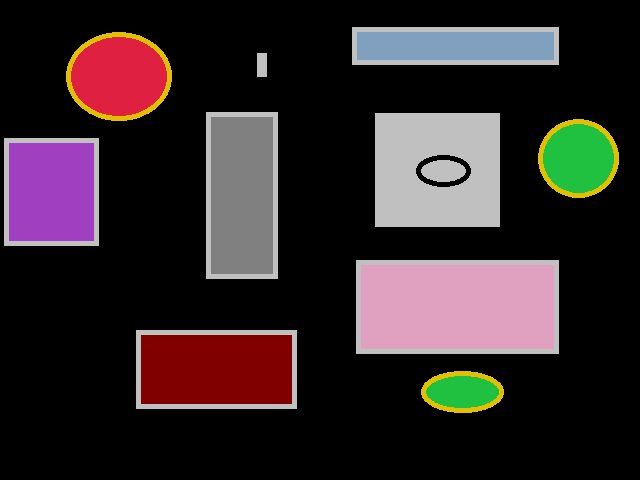
//> input picture Otsu/pattern.bmp, 640 x 480 px
$ ./Otsu   (built with g++ and OpenCV 4)
//> lines starting //> are read from the running program, lines starting //| are printed output that depends on the picture; after the words box and inside, x2 and y2 are one past the last pixel; in counts of white or black regions, pixels touching at a corner belong together
#include <opencv2/highgui/highgui.hpp>
#include <opencv2/imgproc/imgproc.hpp>
#include <opencv2\core\core.hpp>
#include <iostream>
#include <string>
#include <list>
#include <vector>
#include <map>
#include <stack>


void Binarization(cv::Mat binar, cv::Mat binarout,int x)
{
	for (int r = 1; r < binar.rows - 1; r++)
	{
		for (int c = 1; c < binar.cols - 1; c++)
		{
			if (binar.at<unsigned char>(r, c) >= x)
			{
				binarout.at<unsigned char>(r, c) = 255;
			}
			else if (binar.at<unsigned char>(r, c)< x)
			{
				binarout.at<unsigned char>(r, c) = 0;
			}
		}
	}
}
void hist(cv::Mat image, int histogram[])
{


	for (int i = 0; i < 256; i++)
	{
		histogram[i] = 0;
	}


	for (int y = 0; y < image.rows; y++)
	for (int x = 0; x < image.cols; x++)
		histogram[(int)image.at<uchar>(y, x)]++;

}
void icvprCcaByTwoPass(const cv::Mat& _binImg, cv::Mat& _lableImg)
{
	// connected component analysis (4-component)
	// use two-pass algorithm
	// 1. first pass: label each foreground pixel with a label
	// 2. second pass: visit each labeled pixel and merge neighbor labels
	//
	//foreground pixel: _binImg(x,y) = 1
	//background pixel: _binImg(x,y) = 0


	if (_binImg.empty() ||
		_binImg.type() != CV_8UC1)
	{
		return;
	}

	// 1. first pass

	_lableImg.release();
	_binImg.convertTo(_lableImg, CV_32SC1);

	int label = 1;  // start by 2
	std::vector<int> labelSet;
	labelSet.push_back(0);   // background: 0
	labelSet.push_back(1);   // foreground: 1

	int rows = _binImg.rows - 1;
	int cols = _binImg.cols - 1;
	for (int i = 1; i < rows; i++)
	{
		int* data_preRow = _lableImg.ptr<int>(i - 1);
		int* data_curRow = _lableImg.ptr<int>(i);
		for (int j = 1; j < cols; j++)
		{
			if (data_curRow[j] == 255)
			{
				std::vector<int> neighborLabels;
				neighborLabels.reserve(2);
				int leftPixel = data_curRow[j - 1];
				int upPixel = data_preRow[j];
				if (leftPixel > 1)
				{
					neighborLabels.push_back(leftPixel);
				}
				if (upPixel > 1)
				{
					neighborLabels.push_back(upPixel);
				}

				if (neighborLabels.empty())
				{
					labelSet.push_back(++label);  // assign to a new label
					data_curRow[j] = label;
					labelSet[label] = label;
				}
				else
				{
					std::sort(neighborLabels.begin(), neighborLabels.end());
					int smallestLabel = neighborLabels[0];
					data_curRow[j] = smallestLabel;

					// save equivalence
					for (size_t k = 1; k < neighborLabels.size(); k++)
					{
						int tempLabel = neighborLabels[k];
						int& oldSmallestLabel = labelSet[tempLabel];
						if (oldSmallestLabel > smallestLabel)
						{
							labelSet[oldSmallestLabel] = smallestLabel;
							oldSmallestLabel = smallestLabel;
						}
						else if (oldSmallestLabel < smallestLabel)
						{
							labelSet[smallestLabel] = oldSmallestLabel;
						}
					}
				}
			}
		}
	}

	// update equivalent labels
	// assigned with the smallest label in each equivalent label set
	for (size_t i = 2; i < labelSet.size(); i++)
	{
		int curLabel = labelSet[i];
		int preLabel = labelSet[curLabel];
		while (preLabel != curLabel)
		{
			curLabel = preLabel;
			preLabel = labelSet[preLabel];
		}
		labelSet[i] = curLabel;
	}


	// 2. second pass
	for (int i = 0; i < rows; i++)
	{
		int* data = _lableImg.ptr<int>(i);
		for (int j = 0; j < cols; j++)
		{
			int& pixelLabel = data[j];
			pixelLabel = labelSet[pixelLabel];
		}
	}
}
// [67 lines left out: function icvprCcaBySeedFill, not called in this run]
cv::Scalar icvprGetRandomColor()
{
	uchar r = 255 * (rand() / (1.0 + RAND_MAX));
	uchar g = 255 * (rand() / (1.0 + RAND_MAX));
	uchar b = 255 * (rand() / (1.0 + RAND_MAX));
	return cv::Scalar(b, g, r);
}

void icvprLabelColor(const cv::Mat& _labelImg, cv::Mat& _colorLabelImg)
{
	if (_labelImg.empty() ||
		_labelImg.type() != CV_32SC1)
	{
		return;
	}

	std::map<int, cv::Scalar> colors;

	int rows = _labelImg.rows;
	int cols = _labelImg.cols;

	_colorLabelImg.release();
	_colorLabelImg.create(rows, cols, CV_8UC3);
	_colorLabelImg = cv::Scalar::all(0);

	for (int i = 0; i < rows; i++)
	{
		const int* data_src = (int*)_labelImg.ptr<int>(i);
		uchar* data_dst = _colorLabelImg.ptr<uchar>(i);
		for (int j = 0; j < cols; j++)
		{
			int pixelValue = data_src[j];
			if (pixelValue > 1)
			{
				if (colors.count(pixelValue) <= 0)
				{
					colors[pixelValue] = icvprGetRandomColor();
				}
				cv::Scalar color = colors[pixelValue];
				*data_dst++ = color[0];
				*data_dst++ = color[1];
				*data_dst++ = color[2];
			}
			else
			{
				data_dst++;
				data_dst++;
				data_dst++;
			}
		}
	}
}
int main(void)
{
	//讀圖
	cv::Mat Img = cv::imread("pattern.bmp", cv::IMREAD_GRAYSCALE);
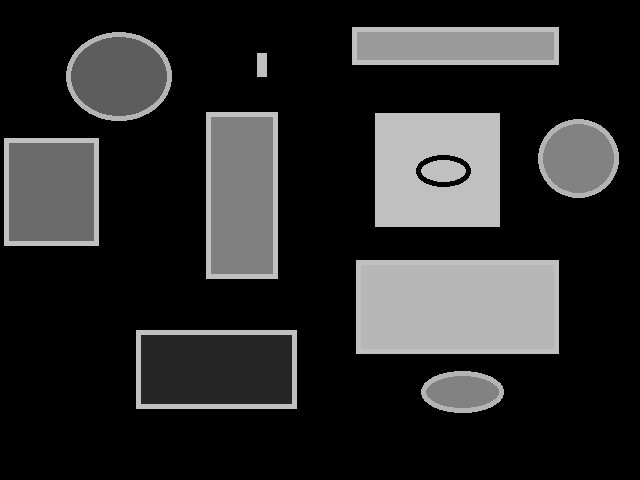
//> Img: 480 rows x 640 cols, CV_8UC1; min 0, max 192, mean 43

	// 防止找不到圖
	if (Img.empty())
	{
		std::cout << "Not Found!" << std::endl;
		exit(EXIT_FAILURE);
	}

	cv::Mat ColorConnected = cv::Mat::zeros(Img.rows, Img.cols, CV_8UC1);
	cv::Mat Connected = cv::Mat::zeros(Img.rows, Img.cols, CV_8UC1);
	cv::Mat Otsu = cv::Mat::zeros(Img.rows, Img.cols, CV_8UC1);
	cv::Mat pixel = cv::Mat::zeros(Img.rows, Img.cols, CV_8UC1);

	int histogram[256];
	float hist_val[256];
	float prbn = 0.0;
	float meanitr = 0.0;
	float meanglb = 0.0;
	int OPT_THRESH_VAL = 0;
	float param1 = 0.0;
	float param2 = 0.0;
	double param3 = 0.0;
	int h = Img.rows;
//> h = 480
	int w = Img.cols;
//> w = 640

	    //histogram
		hist(Img, histogram);
//> histogram = 256 values, max 216226 at index 0, min 0 at index 1, mean 1200
		//Normalise histogram values and calculate global mean level
		for (int i = 0; i < 256; ++i)
		{
			hist_val[i] = histogram[i] / (float)(w * h);
			meanglb += ((float)i * hist_val[i]);
		}
//> this loop made 256 passes
//> meanglb on passes 1 to 3: 0, 0, 0
//> after the loop, hist_val = 256 values, max 0.704 at index 0, min 0 at index 1, mean 0.00391; meanglb = 42.95

		//Otsu algorithm
		for (int i = 0; i < 255; i++)
		{
			prbn += (float)hist_val[i];
			meanitr += ((float)i * hist_val[i]);

			param1 = (float)((meanglb * prbn) - meanitr);
			param2 = (float)(param1 * param1) / (float)(prbn * (1.0f - prbn));

			if (param2 > param3)
			{
				param3 = param2;
				OPT_THRESH_VAL = i;
			}
		}
//> this loop made 255 passes
//> (prbn, meanitr, param1, param2, param3) on passes 1, 39: (0.704, 0, 30.23, 4384.8, 4384.8), (0.738, 1.29, 30.4, 4776.9, 4776.9)
//> (prbn, meanitr, param1, param2) on passes 2 to 7: (0.704, 0, 30.23, 4384.8), (0.704, 0, 30.23, 4384.8), (0.704, 0, 30.23, 4384.8), (0.704, 0, 30.23, 4384.8), (0.704, 0, 30.23, 4384.8), (0.704, 0, 30.23, 4384.8)
//> after the loop, prbn = 1; meanitr = 42.95; param3 = 4776.9; OPT_THRESH_VAL = 38

		Binarization(Img, Otsu, OPT_THRESH_VAL);
//> after the loop in Binarization, `for (int r = 1; r < binar.rows - 1; r++)`:
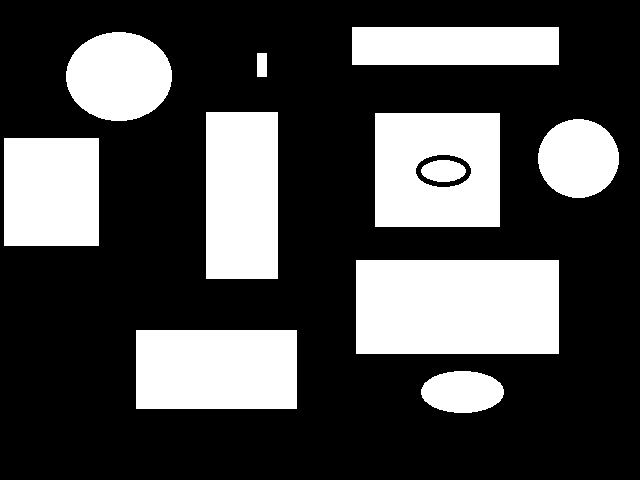
//> binarout: 480 rows x 640 cols, CV_8UC1; 29.6% white; 11 white regions, largest, box (x1, y1, x2, y2) and area: (356, 260, 559, 354) 19082, (375, 113, 500, 227) 12861, (136, 330, 297, 409) 12719
		//cv::threshold(Img, Otsu, 0, 255, CV_THRESH_OTSU);
		//cv::threshold(Img, Otsu, 50, 1, CV_THRESH_OTSU);

		icvprCcaByTwoPass(Otsu, Connected);
//> the loop in icvprCcaByTwoPass, `for (int i = 1; i < rows; i++)` made 478 passes
//> label on passes 1 to 3: 1, 1, 1
//> after the loop in icvprCcaByTwoPass, `for (int i = 1; i < rows; i++)`:
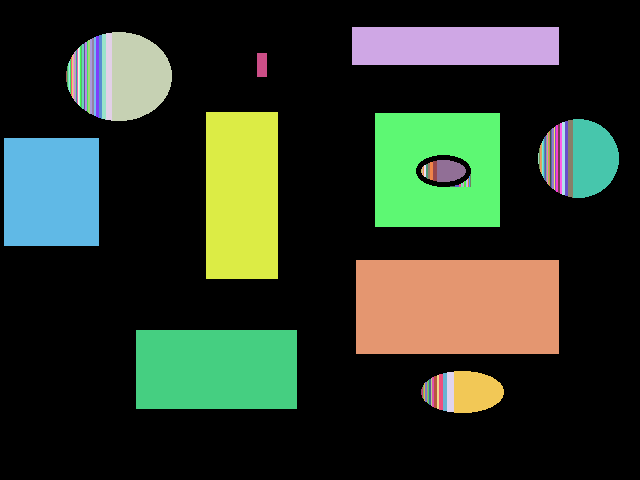
//> _lableImg: 480 rows x 640 cols, CV_32SC1; 97 distinct labels, from 0 to 97; one colour per label, 0 black
//> after the loop in icvprCcaByTwoPass, `for (int i = 1; i < rows; i++)`: labelSet = 98 values, max 96 at index 97, min 0 at index 0, mean 43.23; label = 97
//> the loop in icvprCcaByTwoPass, `for (size_t i = 2; i < labelSet.size(); i++)` made 96 passes
//> (curLabel, preLabel) on passes 1 to 12: (2, 2), (3, 3), (3, 3), (3, 3), (3, 3), (3, 3), (3, 3), (3, 3), (3, 3), (3, 3), (3, 3), (3, 3)
//> after the loop in icvprCcaByTwoPass, `for (size_t i = 2; i < labelSet.size(); i++)`: labelSet = 98 values, max 82 at index 82, min 0 at index 0, mean 35.32
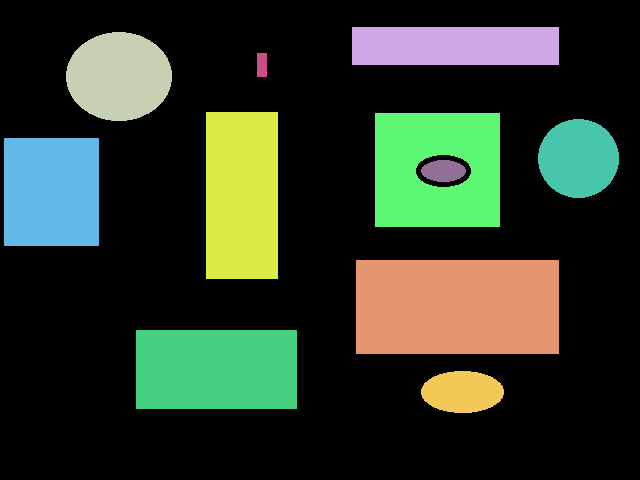
//> Connected: 480 rows x 640 cols, CV_32SC1; 12 distinct labels, from 0 to 82; one colour per label, 0 black
		//icvprCcaBySeedFill(Otsu, Connected);
		icvprLabelColor(Connected, ColorConnected);
//> after the loop in icvprLabelColor, `for (int i = 0; i < rows; i++)`:
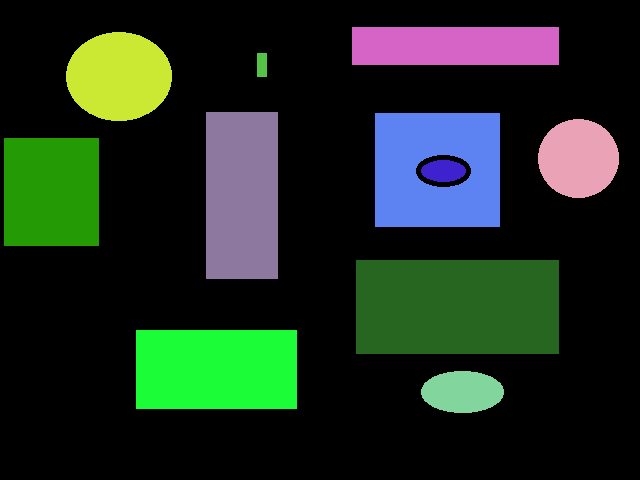
//> _colorLabelImg: 480 rows x 640 cols, CV_8UC3; mean B, G, R 32.1, 45.1, 29.7
//> after the loop in icvprLabelColor, `for (int i = 0; i < rows; i++)`: colors = 11 items

		cv::Mat grayImg;
		Connected *= 10;
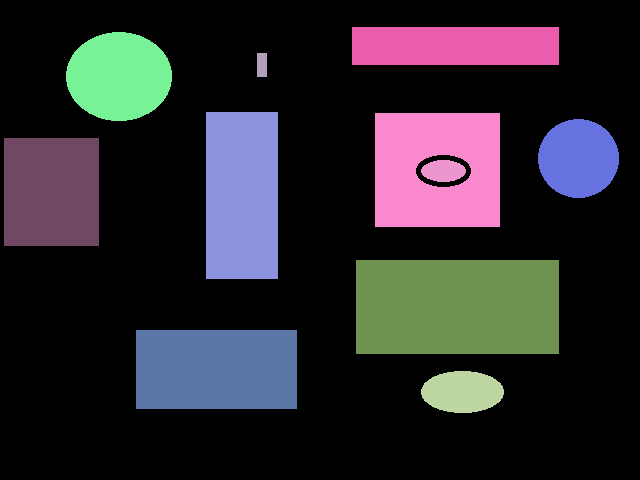
//> Connected: 480 rows x 640 cols, CV_32SC1; 12 distinct labels, from 0 to 820; one colour per label, 0 black
		Connected.convertTo(grayImg, CV_8UC1);
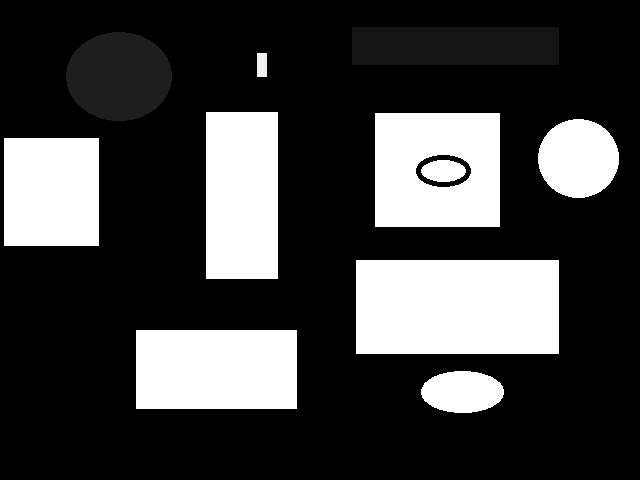
//> grayImg: 480 rows x 640 cols, CV_8UC1; min 0, max 255, mean 64.1
		cv::imshow("labelImg", grayImg);


		cv::imshow("Img",Img);
		cv::imshow("Otsu",Otsu);
		cv::imshow("Connected", Connected);
		cv::imshow("ColorConnected", ColorConnected);

    cv::waitKey(0);
	return 0;
}

$ run again, with Otsu/test.bmp copied over Otsu/pattern.bmp
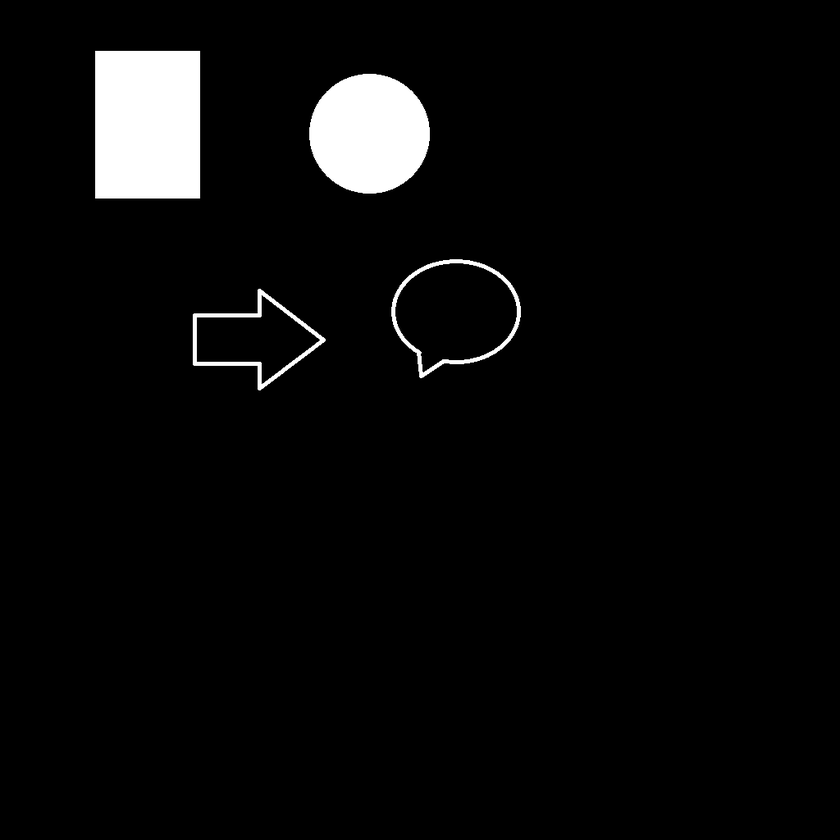
//> input picture Otsu/test.bmp, 840 x 840 px, shrunk from 1024 x 1024 before the run
//> Img is the input picture: 840 rows x 840 cols, CV_8UC1; min 0, max 255, mean 10.8
//> histogram = 256 values, max 672030 at index 0, min 1 at index 69, mean 2756.2
//> the loop `for (int i = 0; i < 256; ++i)` made 256 passes
//> meanglb on passes 1 to 3: 0, 0.000838, 0.00202
//> after the loop `for (int i = 0; i < 256; ++i)`: hist_val = 256 values, max 0.952 at index 0, min 1.42e-06 at index 69, mean 0.00391; meanglb = 10.83
//> the loop `for (int i = 0; i < 255; i++)` made 255 passes
//> (prbn, meanitr, param1, param2, param3) on passes 1 to 8: (0.952, 0, 10.32, 2348.9, 2348.9), (0.953, 0.000838, 10.33, 2392.7, 2392.7), (0.954, 0.00202, 10.33, 2424.4, 2424.4), (0.954, 0.00367, 10.33, 2454.2, 2454.2), (0.955, 0.00485, 10.34, 2470.3, 2470.3), (0.955, 0.00631, 10.34, 2486.4, 2486.4), (0.956, 0.00981, 10.34, 2518.9, 2518.9), (0.956, 0.0106, 10.34, 2525.4, 2525.4)
//> after the loop `for (int i = 0; i < 255; i++)`: prbn = 0.962; meanitr = 1.12; param3 = 2585.5; OPT_THRESH_VAL = 125
//> the loop in icvprCcaByTwoPass, `for (int i = 1; i < rows; i++)` made 838 passes
//> label on passes 1 to 3: 1, 1, 1
//> after the loop in icvprCcaByTwoPass, `for (int i = 1; i < rows; i++)`:
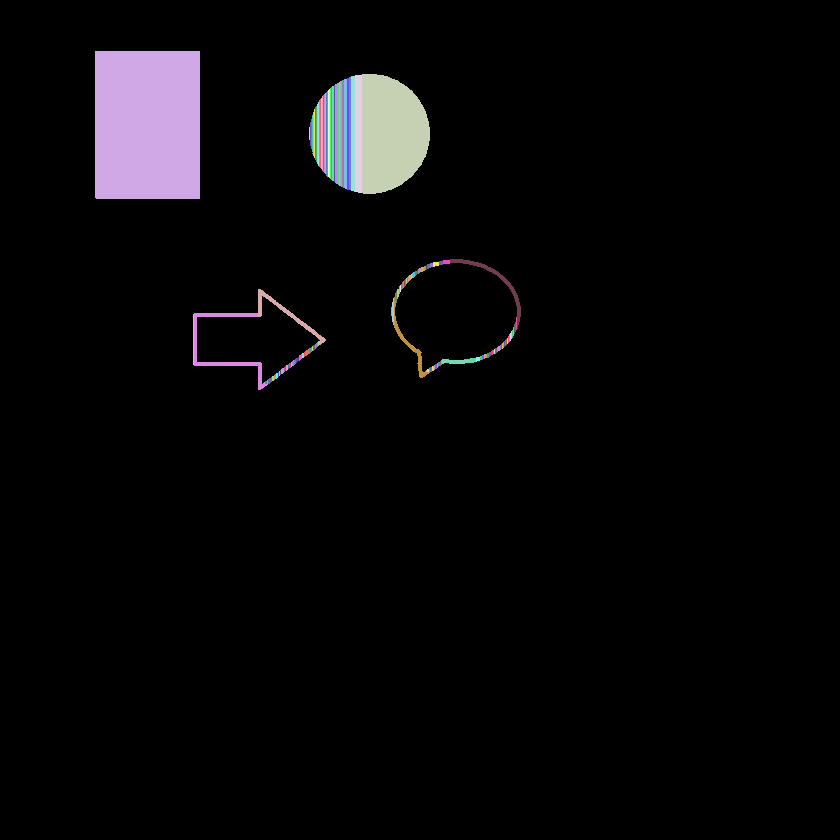
//> _lableImg: 840 rows x 840 cols, CV_32SC1; 163 distinct labels, from 0 to 163; one colour per label, 0 black
//> after the loop in icvprCcaByTwoPass, `for (int i = 1; i < rows; i++)`: labelSet = 164 values, max 158 at index 159, min 0 at index 0, mean 75.41; label = 163
//> the loop in icvprCcaByTwoPass, `for (size_t i = 2; i < labelSet.size(); i++)` made 162 passes
//> (curLabel, preLabel) on passes 1 to 3: (2, 2), (3, 3), (3, 3)
//> `Connected.convertTo(grayImg, CV_8UC1);`:
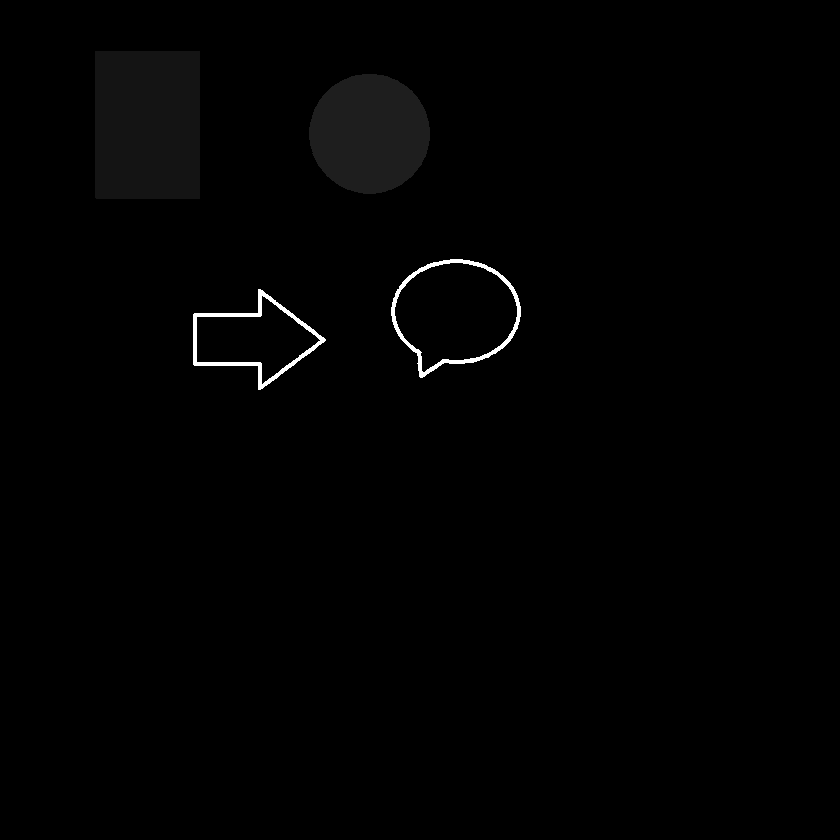
//> grayImg: 840 rows x 840 cols, CV_8UC1; min 0, max 255, mean 2
